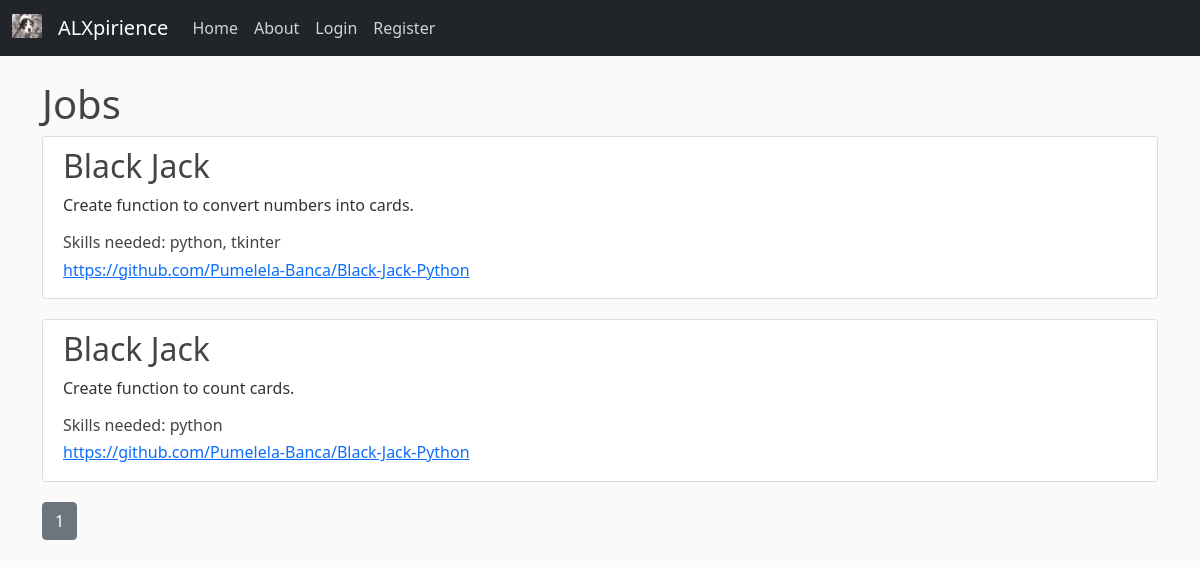
The page /home on the database its author committed.
### expirience/data_base.py (models this page shows, shortened)
class Projects(db.Model):
    id = db.Column(db.Integer, primary_key=True, autoincrement=True)
    project_name = db.Column(db.String(100), nullable=False)
    project_description = db.Column(db.Text, nullable=False)
    project_link = db.Column(db.String(120), nullable=False)
    skills_required = db.Column(db.String(120), nullable=False)
    project_status = db.Column(db.String(20), nullable=False, default='pending')
    user_id = db.Column(db.Integer, db.ForeignKey('user.id'), nullable=False)

### expirience/main/routes.py (the view)
@main.route('/')
@main.route('/home')
def home():
    page = request.args.get('page', 1, type=int)
    jobs = Projects.query.paginate(page=page, per_page=5)
    return render_template('home.html', title="Home", jobs=jobs)

### expirience/templates/home.html (shortened to what this page needs)
<!DOCTYPE html>
<html lang="en">
<head>
    <link href="https://cdn.jsdelivr.net/npm/bootstrap@5.0.2/dist/css/bootstrap.min.css" rel="stylesheet">
    <link rel="stylesheet" type="text/css" href="{{ url_for('static', filename='main.css') }}">
</head>
<body>
    <header class="site-header">
        <nav class="navbar navbar-expand-md navbar-dark bg-dark fixed-top">
          <div class="container-fluid">
            <a class="navbar-brand" href="{{ url_for('main.home') }}">
              <img src="static/images/large.ico" alt="" width="30" height="24" class="d-inline-block align-text-top">
            </a>
            <a class="navbar-brand mr-4" href="/">ALXpirience</a>
            <div class="collapse navbar-collapse" id="navbarToggle">
              <div class="navbar-nav mr-auto">
                <a class="nav-item nav-link" href="{{ url_for('main.home') }}">Home</a>
                <a class="nav-item nav-link" href="/about">About</a>
              </div>
              <div class="navbar-nav">
                {% if current_user.is_authenticated %}
                  <a class="nav-link dropdown-toggle" href="#" id="navbarDropdown" role="button" data-bs-toggle="dropdown" aria-expanded="false">
                    User: {{ current_user.username }}
                  </a>
                  <ul class="dropdown-menu" aria-labelledby="navbarDropdown">
                    <li><a class="dropdown-item" href="{{ url_for('users.editprofile') }}">Edit Profile</a></li>
                    <li><a class="dropdown-item" href="{{ url_for('users.profile') }}">View Profile</a></li>
                    <li><a class="dropdown-item" href="{{ url_for('skills.addskills') }}">Add Skills</a></li>
                    <li><a class="dropdown-item" href="{{ url_for('jobs.createproject') }}">Create Job</a></li>
                    <li><a class="dropdown-item" href="{{ url_for('jobs.myprojects') }}">View/Delete My Jobs</a></li>
                  </ul>
                    <a class="nav-item nav-link" href="{{ url_for('jobs.get_job') }}">Jobs</a>
                    <a class="nav-item nav-link" href="{{ url_for('users.logout') }}">Logout</a>
                {% else %}
                  <a class="nav-item nav-link" href="{{ url_for('users.login') }}">Login</a>
                  <a class="nav-item nav-link" href="{{ url_for('users.register') }}">Register</a>
                {% endif %}
              </div>
            </div>
          </div>
        </nav>
    </header>
    <main role="main" class="container">
      <h1>Jobs</h1>
      {% for job in jobs %}
        <article class="media content-section">
          <div class="media-body">
            <h2 class="article-title" href="#">{{ job.project_name }}</h2>
            <p class="article-content">{{ job.project_description }}</p>
            <h6 href="#">Skills needed: {{ job.skills_required }}</h6>
            <h6><a href="https://{{ job.project_link }}" target="_blank">{{ job.project_link }}</a></h6>
          </div>
        </article>
      {% endfor %}
      {% for page_num in jobs.iter_pages(left_edge=1, right_edge=1, right_current=2) %}
        {% if page_num %}
          {% if jobs.page == page_num %}
            <a class="btn btn-secondary mb-4" href="{{ url_for('main.home', page=page_num) }}">{{ page_num }}</a>
          {% else %}
            <a class="btn btn-info mb-4" href="{{ url_for('main.home', page=page_num) }}">{{ page_num }}</a>
          {% endif %}
        {% endif %}
      {% endfor %}
    </main>
</body>
</html>

### expirience/static/main.css (style rules this page uses)
body { background: #fafafa; color: #333333; margin-top: 5rem; }
h1, h2, h3, h4, h5, h6 { color: #444444; }
.site-header .navbar-nav .nav-link { color: #cbd5db; }
.content-section { background: #ffffff; padding: 10px 20px; border: 1px solid #dddddd; border-radius: 3px; margin-bottom: 20px; }
.article-title { color: #444444; }
.article-content { white-space: pre-line; }

### rows shown on the page
Projects: project_name "Black Jack", project_description "Create function to convert numbers into cards.", skills_required "python, tkinter", project_link "https://github.com/Pumelela-Banca/Black-Jack-Python"
Projects: project_name "Black Jack", project_description "Create function to count cards.", skills_required "python", project_link "https://github.com/Pumelela-Banca/Black-Jack-Python"

### other values the page prints
{{ page_num }} "1"
